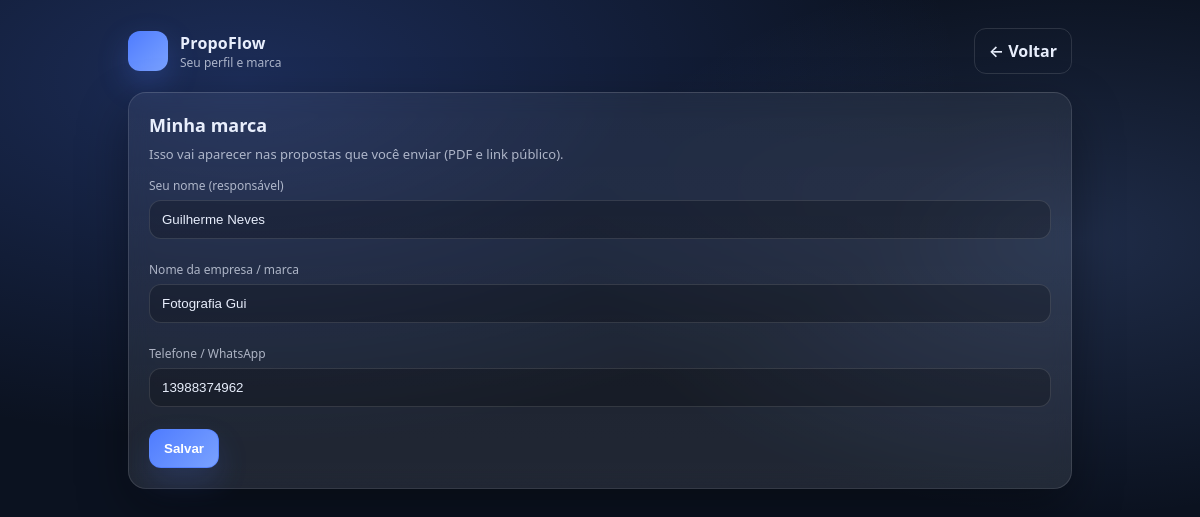
Screenshot of /profile (signed in) with the database file from the repository.
### models.py (models this page shows)
class User(Base):
    __tablename__ = "users"
    id = Column(Integer, primary_key=True, index=True)
    email = Column(String(255), unique=True, index=True, nullable=False)
    password_hash = Column(String(255), nullable=False)
    display_name = Column(String(255), nullable=True)
    company_name = Column(String(255), nullable=True)
    phone = Column(String(50), nullable=True)
    proposals = relationship("Proposal", back_populates="owner")

### app.py (the view)
@app.get("/profile", response_class=HTMLResponse)
def profile_page(request: Request, db: Session = Depends(get_db)):
    user = get_current_user(request, db)
    if not user:
        return RedirectResponse("/login", status_code=302)
    return templates.TemplateResponse("profile.html", {"request": request, "user": user, "saved": False})

### templates/profile.html (shortened to what this page needs)
<!doctype html>
<html>
<head>
  <link rel="stylesheet" href="/static/style.css">
</head>
<body>
  <div class="container">
    <div class="nav">
      <div class="brand">
        <div class="logo"></div>
        <div>
          <h1>PropoFlow</h1>
          <p>Seu perfil e marca</p>
        </div>
      </div>
      <div class="actions">
        <a class="btn btn-ghost" href="/dashboard">← Voltar</a>
      </div>
    </div>
    <div class="card">
      <h2 class="h2">Minha marca</h2>
      <p class="small">Isso vai aparecer nas propostas que você enviar (PDF e link público).</p>
      <form method="post" action="/profile">
        <label>Seu nome (responsável)</label>
        <input name="display_name" placeholder="Ex: João Silva" value="{{ user.display_name or '' }}">
        <br><br>
        <label>Nome da empresa / marca</label>
        <input name="company_name" placeholder="Ex: Studio Silva Design" value="{{ user.company_name or '' }}">
        <br><br>
        <label>Telefone / WhatsApp</label>
        <input name="phone" placeholder="Ex: (11) 99999-9999" value="{{ user.phone or '' }}">
        <br><br>
        <button class="btn" type="submit">Salvar</button>
      </form>
    </div>
  </div>
</body>
</html>

### static/style.css (style rules this page uses)
:root { --bg: #0b1220; --card: rgba(255,255,255,0.06); --card2: rgba(255,255,255,0.09); --text: #e8eefc; --muted: rgba(232,238,252,0.7); --line: rgba(255,255,255,0.12); --primary: #4f7cff; --primary2: #7aa2ff; --danger: #ff5d5d; }
* { box-sizing: border-box; }
body { margin:0; font-family: ui-sans-serif, system-ui, -apple-system, Segoe UI, Roboto, Arial; background: radial-gradient(1200px 600px at 20% 10%, rgba(79,124,255,0.25), transparent 60%), radial-gradient(900px 500px at 90% 30%, rgba(122,162,255,0.18), transparent 55%), var(--bg); color: var(--text); min-height: 100vh; }
a { color: var(--primary2); text-decoration: none; }
.container { max-width: 980px; margin: 0 auto; padding: 28px 18px 60px; }
.nav { display:flex; align-items:center; justify-content:space-between; margin-bottom: 18px; }
.brand { display:flex; gap:12px; align-items:center; }
.logo { width:40px;height:40px;border-radius:12px; background: linear-gradient(135deg, var(--primary), var(--primary2)); box-shadow: 0 12px 30px rgba(79,124,255,0.25); }
.brand h1 { font-size: 16px; margin:0; letter-spacing: 0.2px; }
.brand p { margin:0; font-size: 12px; color: var(--muted); }
.card { background: linear-gradient(180deg, var(--card), var(--card2)); border: 1px solid var(--line); border-radius: 18px; padding: 20px; box-shadow: 0 20px 50px rgba(0,0,0,0.35); backdrop-filter: blur(10px); }
.h2 { font-size: 18px; margin: 0 0 8px; }
.small { color: var(--muted); font-size: 13px; margin: 0 0 14px; }
label { font-size: 12px; color: var(--muted); display:block; margin-bottom: 6px; }
input, textarea { width:100%; padding: 11px 12px; border-radius: 12px; border: 1px solid var(--line); background: rgba(0,0,0,0.22); color: var(--text); outline: none; }
.btn { display:inline-flex; align-items:center; justify-content:center; gap:8px; padding: 11px 14px; border-radius: 12px; border: 1px solid rgba(79,124,255,0.55); background: linear-gradient(135deg, var(--primary), var(--primary2)); color: white; font-weight: 600; cursor:pointer; box-shadow: 0 14px 30px rgba(79,124,255,0.18); }
.btn-ghost { background: transparent; border: 1px solid var(--line); color: var(--text); box-shadow: none; }
.actions { display:flex; gap:10px; align-items:center; }

### rows the page displays
User: display_name "Guilherme Neves", company_name "Fotografia Gui", phone "13988374962"
